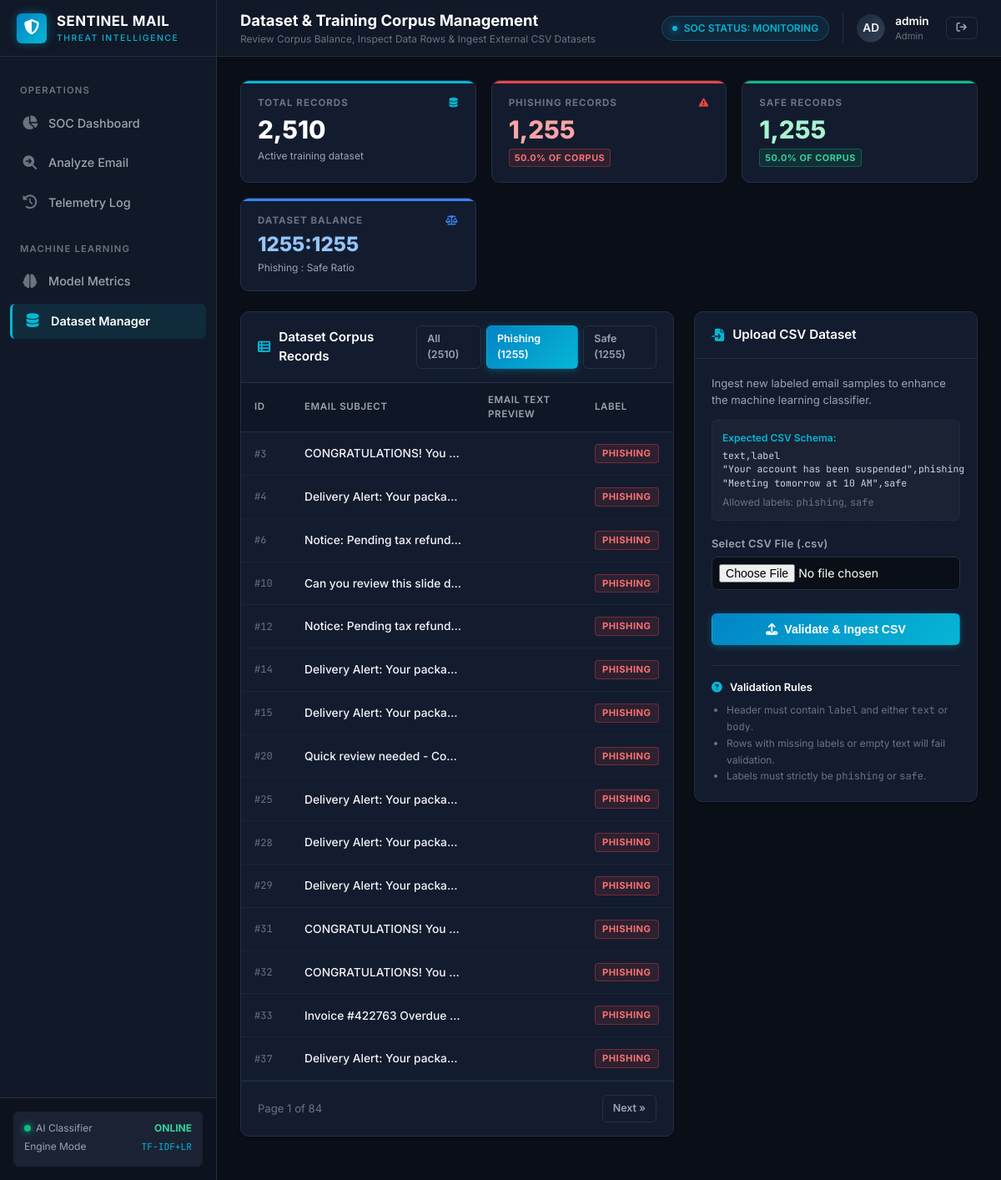
The page /dataset?label=phishing (signed in) on the database its author committed.
### models.py (models this page shows, shortened)
class User(db.Model):
    __tablename__ = "users"
    id = db.Column(db.Integer, primary_key=True)
    username = db.Column(db.String(80), unique=True, nullable=False, index=True)
    email = db.Column(db.String(120), unique=True, nullable=False, index=True)
    password_hash = db.Column(db.String(256), nullable=False)
    role = db.Column(db.String(20), default="analyst")
    created_at = db.Column(db.DateTime, default=utc_now)

class DatasetRecord(db.Model):
    __tablename__ = "dataset_records"
    id = db.Column(db.Integer, primary_key=True)
    sender = db.Column(db.String(255), nullable=True)
    subject = db.Column(db.String(255), nullable=True)
    body = db.Column(db.Text, nullable=False)
    label = db.Column(db.String(20), nullable=False, index=True)  # "phishing" or "safe"
    created_at = db.Column(db.DateTime, default=utc_now)

### app.py (the view, shortened to what this page needs)
    @app.route("/dataset", methods=["GET", "POST"])
    @login_required
    def dataset():
        page = request.args.get("page", 1, type=int)
        query_filter = request.args.get("label", "ALL")
        per_page = 15
        db_query = DatasetRecord.query
        if query_filter in ["phishing", "safe"]:
            db_query = db_query.filter_by(label=query_filter)
        pagination = db_query.order_by(DatasetRecord.id.asc()).paginate(
            page=page, per_page=per_page, error_out=False
        )
        total_records = DatasetRecord.query.count()
        phishing_count = DatasetRecord.query.filter_by(label="phishing").count()
        safe_count = DatasetRecord.query.filter_by(label="safe").count()
        balance_ratio = f"{phishing_count}:{safe_count}" if safe_count > 0 else "N/A"
        return render_template(
            "dataset.html",
            pagination=pagination,
            total_records=total_records,
            phishing_count=phishing_count,
            safe_count=safe_count,
            balance_ratio=balance_ratio,
            query_filter=query_filter
        )

### templates/dataset.html (shortened to what this page needs)
{% extends "base.html" %}
{% block page_title %}Dataset & Training Corpus Management{% endblock %}
{% block page_subtitle %}Review Corpus Balance, Inspect Data Rows & Ingest External CSV Datasets{% endblock %}
{% block content %}
<div class="stats-grid">
    <div class="stat-widget cyan">
        <div class="stat-label">
            <span>TOTAL RECORDS</span>
            <i class="fa-solid fa-database" style="color: var(--accent-cyan);"></i>
        </div>
        <div class="stat-value">{{ "{:,}".format(total_records) }}</div>
        <div class="stat-sub">Active training dataset</div>
    </div>
    <div class="stat-widget danger">
        <div class="stat-label">
            <span>PHISHING RECORDS</span>
            <i class="fa-solid fa-triangle-exclamation" style="color: var(--danger);"></i>
        </div>
        <div class="stat-value" style="color: #fca5a5;">{{ "{:,}".format(phishing_count) }}</div>
        <div class="stat-sub">
            <span class="badge badge-phishing" style="font-size: 0.68rem; padding: 2px 6px;">
                {{ "%.1f"|format(phishing_count / total_records * 100) if total_records > 0 else 0 }}% of corpus
            </span>
        </div>
    </div>
    <div class="stat-widget success">
        <div class="stat-label">
            <span>SAFE RECORDS</span>
        </div>
        <div class="stat-value" style="color: #a7f3d0;">{{ "{:,}".format(safe_count) }}</div>
        <div class="stat-sub">
            <span class="badge badge-safe" style="font-size: 0.68rem; padding: 2px 6px;">
                {{ "%.1f"|format(safe_count / total_records * 100) if total_records > 0 else 0 }}% of corpus
            </span>
        </div>
    </div>
    <div class="stat-widget primary">
        <div class="stat-label">
            <span>DATASET BALANCE</span>
            <i class="fa-solid fa-scale-balanced" style="color: var(--accent-blue);"></i>
        </div>
        <div class="stat-value" style="font-size: 1.5rem; color: #93c5fd;">{{ balance_ratio }}</div>
        <div class="stat-sub">Phishing : Safe Ratio</div>
    </div>
</div>
<div style="display: grid; grid-template-columns: 1fr 340px; gap: 24px; align-items: start;">
    <div class="soc-card">
        <div class="card-header">
            <div class="card-header-title">
                <i class="fa-solid fa-table-list"></i>
                Dataset Corpus Records
            </div>
            <div style="display: flex; gap: 6px;">
                <a href="{{ url_for('dataset', label='ALL') }}" class="btn {% if query_filter == 'ALL' %}btn-primary{% else %}btn-outline{% endif %} btn-sm">
                    All ({{ total_records }})
                </a>
                <a href="{{ url_for('dataset', label='phishing') }}" class="btn {% if query_filter == 'phishing' %}btn-primary{% else %}btn-outline{% endif %} btn-sm">
                    Phishing ({{ phishing_count }})
                </a>
                <a href="{{ url_for('dataset', label='safe') }}" class="btn {% if query_filter == 'safe' %}btn-primary{% else %}btn-outline{% endif %} btn-sm">
                    Safe ({{ safe_count }})
                </a>
            </div>
        </div>
        <div class="soc-table-container">
            <table class="soc-table">
                <thead>
                    <tr>
                        <th style="width: 60px;">ID</th>
                        <th style="width: 220px;">Email Subject</th>
                        <th>Email Text Preview</th>
                        <th style="width: 110px;">Label</th>
                    </tr>
                </thead>
                <tbody>
                    {% for row in pagination.items %}
                    <tr>
                        <td class="mono" style="font-size: 0.75rem; color: var(--text-dim);">#{{ row.id }}</td>
                        <td style="max-width: 200px; overflow: hidden; text-overflow: ellipsis; white-space: nowrap; font-weight: 500;">
                            {{ row.subject or '(No Subject)' }}
                        </td>
                        <td style="max-width: 320px; overflow: hidden; text-overflow: ellipsis; white-space: nowrap; color: var(--text-muted); font-size: 0.8rem;">
                        </td>
                        <td>
                            {% if row.label == 'phishing' %}
                                <span class="badge badge-phishing" style="font-size: 0.7rem; padding: 2px 8px;">phishing</span>
                            {% else %}
                                <span class="badge badge-safe" style="font-size: 0.7rem; padding: 2px 8px;">safe</span>
                            {% endif %}
                        </td>
                    </tr>
                    {% else %}
                    <tr>
                        <td colspan="4" style="text-align: center; color: var(--text-dim); padding: 40px;">
                            No dataset records found.
                        </td>
                    </tr>
                    {% endfor %}
                </tbody>
            </table>
        </div>
        {% if pagination.pages > 1 %}
        <div style="padding: 16px 20px; display: flex; align-items: center; justify-content: space-between; border-top: 1px solid var(--border-color); font-size: 0.82rem;">
            <span style="color: var(--text-dim);">
                Page {{ pagination.page }} of {{ pagination.pages }}
            </span>
            <div style="display: flex; gap: 6px;">
                {% if pagination.has_next %}
                    <a href="{{ url_for('dataset', page=pagination.next_num, label=query_filter) }}" class="btn btn-outline btn-sm">
                        Next &raquo;
                    </a>
                {% endif %}
            </div>
        </div>
        {% endif %}
    </div>
    <div class="soc-card">
        <div class="card-header">
            <div class="card-header-title">
                <i class="fa-solid fa-file-import"></i>
                Upload CSV Dataset
            </div>
        </div>
        <div class="card-body">
            <p style="font-size: 0.82rem; color: var(--text-muted); margin-bottom: 14px;">
                Ingest new labeled email samples to enhance the machine learning classifier.
            </p>
            <div style="background-color: var(--bg-surface-elevated); padding: 12px; border-radius: var(--radius-sm); border: 1px dashed var(--border-color); margin-bottom: 18px; font-size: 0.75rem;">
                <div style="color: var(--accent-cyan); font-weight: 600; margin-bottom: 4px;">Expected CSV Schema:</div>
                <pre class="mono" style="color: #cbd5e1; font-size: 0.72rem; line-height: 1.4;">text,label
"Your account has been suspended",phishing
"Meeting tomorrow at 10 AM",safe</pre>
                <div style="color: var(--text-dim); margin-top: 6px;">
                    Allowed labels: <code>phishing</code>, <code>safe</code>
                </div>
            </div>
            <form method="POST" action="{{ url_for('dataset') }}" enctype="multipart/form-data">
                <div class="form-group">
                    <label class="form-label">Select CSV File (.csv)</label>
                    <input type="file" name="dataset_file" accept=".csv" required class="form-control" style="padding: 8px;">
                </div>
                <button type="submit" class="btn btn-primary" style="width: 100%; margin-top: 10px;">
                    <i class="fa-solid fa-upload"></i>
                    Validate & Ingest CSV
                </button>
            </form>
            <div style="margin-top: 24px; padding-top: 16px; border-top: 1px solid var(--border-color);">
                <div style="font-size: 0.8rem; font-weight: 600; color: #fff; margin-bottom: 8px;">
                    <i class="fa-solid fa-circle-question" style="color: var(--accent-cyan); margin-right: 6px;"></i>
                    Validation Rules
                </div>
                <ul style="font-size: 0.75rem; color: var(--text-dim); padding-left: 18px; line-height: 1.6;">
                    <li>Header must contain <code>label</code> and either <code>text</code> or <code>body</code>.</li>
                    <li>Rows with missing labels or empty text will fail validation.</li>
                    <li>Labels must strictly be <code>phishing</code> or <code>safe</code>.</li>
                </ul>
            </div>
        </div>
    </div>
</div>
{% endblock %}

### templates/base.html (shortened to what this page needs)
<!DOCTYPE html>
<html lang="en">
<head>
    <link rel="stylesheet" href="https://cdnjs.cloudflare.com/ajax/libs/font-awesome/6.5.1/css/all.min.css">
    <link rel="stylesheet" href="{{ url_for('static', filename='css/style.css') }}">
</head>
<body>
    <div class="app-container">
        <aside class="sidebar" id="appSidebar">
            <div class="sidebar-header">
                <div class="brand-icon">
                    <i class="fa-solid fa-shield-halved"></i>
                </div>
                <div class="brand-title">
                    SENTINEL MAIL
                    <span>Threat Intelligence</span>
                </div>
            </div>
            <nav class="sidebar-nav">
                <div class="nav-section-title">Operations</div>
                <a href="{{ url_for('dashboard') }}" class="nav-item {% if request.endpoint == 'dashboard' %}active{% endif %}">
                    <i class="fa-solid fa-chart-pie"></i>
                    <span>SOC Dashboard</span>
                </a>
                <a href="{{ url_for('analyze') }}" class="nav-item {% if request.endpoint == 'analyze' %}active{% endif %}">
                    <i class="fa-solid fa-magnifying-glass-arrow-right"></i>
                    <span>Analyze Email</span>
                </a>
                <a href="{{ url_for('history') }}" class="nav-item {% if request.endpoint == 'history' %}active{% endif %}">
                    <i class="fa-solid fa-clock-rotate-left"></i>
                    <span>Telemetry Log</span>
                </a>
                <div class="nav-section-title" style="margin-top: 12px;">Machine Learning</div>
                <a href="{{ url_for('model_info') }}" class="nav-item {% if request.endpoint == 'model_info' %}active{% endif %}">
                    <i class="fa-solid fa-brain"></i>
                    <span>Model Metrics</span>
                </a>
                <a href="{{ url_for('dataset') }}" class="nav-item {% if request.endpoint == 'dataset' %}active{% endif %}">
                    <i class="fa-solid fa-database"></i>
                    <span>Dataset Manager</span>
                </a>
            </nav>
            <div class="sidebar-footer">
                <div class="system-status-box">
                    <div class="status-row">
                        <span><span class="status-indicator"></span>AI Classifier</span>
                        <strong style="color: #34d399;">ONLINE</strong>
                    </div>
                    <div class="status-row">
                        <span>Engine Mode</span>
                        <span class="mono" style="color: var(--accent-cyan); font-size: 0.7rem;">TF-IDF+LR</span>
                    </div>
                </div>
            </div>
        </aside>
        <div class="main-wrapper">
            <header class="top-navbar">
                <div class="page-title-box">
                    <h1 class="page-title">{% block page_title %}Security Operations Center{% endblock %}</h1>
                    <span class="page-subtitle">{% block page_subtitle %}Automated Phishing Telemetry & Analysis System{% endblock %}</span>
                </div>
                <div class="top-nav-actions">
                    <div class="soc-threat-badge">
                        <span class="live-pulse"></span>
                        <span>SOC STATUS: MONITORING</span>
                    </div>
                    {% if current_user %}
                    <div class="analyst-profile">
                        <div class="avatar">
                            {{ current_user.username[:2].upper() }}
                        </div>
                        <div class="analyst-info">
                            <span class="analyst-name">{{ current_user.username }}</span>
                            <span class="analyst-role">{{ current_user.role|capitalize }}</span>
                        </div>
                        <a href="{{ url_for('logout') }}" class="btn btn-outline btn-sm" title="Sign out" style="margin-left: 8px;">
                            <i class="fa-solid fa-arrow-right-from-bracket"></i>
                        </a>
                    </div>
                    {% endif %}
                </div>
            </header>
            <main class="content-body">
                {% block content %}{% endblock %}
            </main>
        </div>
    </div>
</body>
</html>

### rows shown on the page
User: username "AD", username "admin", role "Admin"
DatasetRecord: id "3", subject "CONGRATULATIONS! You…", label "PHISHING"
DatasetRecord: id "4", subject "Delivery Alert: Your packa…", label "PHISHING"
DatasetRecord: id "6", subject "Notice: Pending tax refun…", label "PHISHING"
DatasetRecord: id "10", subject "Can you review this slide d…", label "PHISHING"
DatasetRecord: id "12", subject "Notice: Pending tax refun…", label "PHISHING"
DatasetRecord: id "14", subject "Delivery Alert: Your packa…", label "PHISHING"
DatasetRecord: id "15", subject "Delivery Alert: Your packa…", label "PHISHING"
DatasetRecord: id "20", subject "Quick review needed - Co…", label "PHISHING"
DatasetRecord: id "25", subject "Delivery Alert: Your packa…", label "PHISHING"
DatasetRecord: id "28", subject "Delivery Alert: Your packa…", label "PHISHING"
DatasetRecord: id "29", subject "Delivery Alert: Your packa…", label "PHISHING"
DatasetRecord: id "31", subject "CONGRATULATIONS! You…", label "PHISHING"
DatasetRecord: id "32", subject "CONGRATULATIONS! You…", label "PHISHING"
DatasetRecord: id "33", subject "Invoice #422763 Overdue…", label "PHISHING"
DatasetRecord: id "37", subject "Delivery Alert: Your packa…", label "PHISHING"

### other values the page prints
{{ "{:,}".format(total_records) }} "2,510"
{{ "{:,}".format(phishing_count) }} "1,255"
{{ "{:,}".format(safe_count) }} "1,255"
{{ balance_ratio }} "1255:1255"
{{ total_records }} "2510"
{{ phishing_count }} "1255"
{{ safe_count }} "1255"
{{ pagination.page }} "1"
{{ pagination.pages }} "84"
